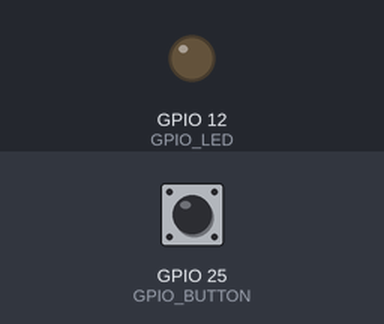
The sketch below on a simulated ESP32. Parts: output pins drawn as LEDs (lit = HIGH). The inputs (shaded band) are chosen by the test bench; at power-on: GPIO 25 (GPIO_BUTTON) HIGH.

Above: at 1.2 s.
1.3 s: GPIO 25 (GPIO_BUTTON) pulled LOW for 0.15 s
At 1.6 s:
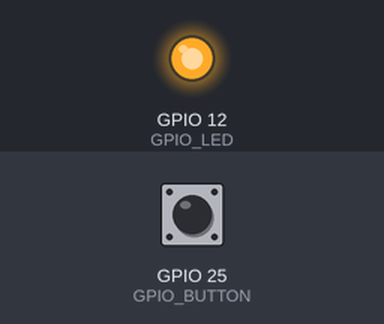
Timing chart, 0 to 4.3 s (numbered marks = the images above; inputs shaded):
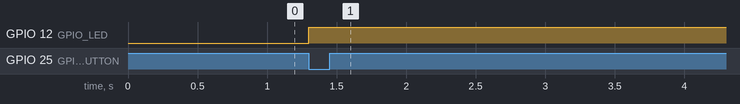

Measured:
- after the input at 1.3 s, GPIO 12 (GPIO_LED): LOW → HIGH at once

The sketch:

debounceisr.ino
```cpp
// (licence header left out)
// LED is active high
#define GPIO_LED    12
#define GPIO_BUTTON 25

//
// Button Debouncing task:
//
static void IRAM_ATTR my_isr() {
  static uint32_t level, state = 0, last = 0xFFFFFFFF;
  static const uint32_t mask = 0x7FFFFFFF;
  static bool led = false;
  bool event;

  level = !!digitalRead(GPIO_BUTTON);
  state = (state << 1) | level;
  if ( (state & mask) == mask
    || (state & mask) == 0 ) {
    if ( level != last ) {
      event = !!level;
      led ^= true;
      digitalWrite(GPIO_LED,led);
    }
  }
}

//
// Initialization:
//
void setup() {

  pinMode(GPIO_LED,OUTPUT);
  pinMode(GPIO_BUTTON,INPUT_PULLUP);
  attachInterrupt(GPIO_BUTTON,my_isr,CHANGE);
}

// Not used:
void loop() {
  vTaskDelete(nullptr);
}
```
